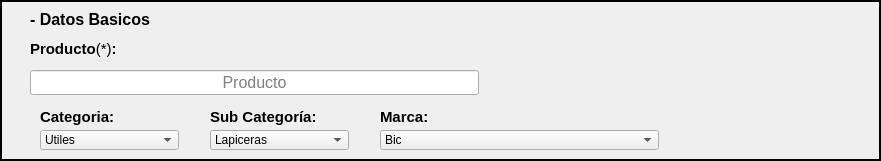
     <widget class="QFrame" name="frame_7">
      <property name="geometry">
       <rect>
        <x>20</x>
        <y>80</y>
        <width>881</width>
        <height>161</height>
       </rect>
      </property>
      <property name="frameShape">
       <enum>QFrame::WinPanel</enum>
      </property>
      <property name="frameShadow">
       <enum>QFrame::Plain</enum>
      </property>
      <widget class="QLabel" name="label_categoria_3">
       <property name="geometry">
        <rect>
         <x>210</x>
         <y>100</y>
         <width>139</width>
         <height>33</height>
        </rect>
       </property>
       <property name="font">
        <font>
         <pointsize>11</pointsize>
         <weight>75</weight>
         <bold>true</bold>
        </font>
       </property>
       <property name="text">
        <string>Sub Categoría:</string>
       </property>
      </widget>
      <widget class="QComboBox" name="box_subCat_3">
       <property name="geometry">
        <rect>
         <x>210</x>
         <y>130</y>
         <width>139</width>
         <height>20</height>
        </rect>
       </property>
       <property name="font">
        <font>
         <pointsize>9</pointsize>
        </font>
       </property>
       <property name="layoutDirection">
        <enum>Qt::LeftToRight</enum>
       </property>
       <item>
        <property name="text">
         <string>Lapiceras</string>
        </property>
       </item>
       <item>
        <property name="text">
         <string>Carpetas</string>
        </property>
       </item>
       <item>
        <property name="text">
         <string>Pinceles</string>
        </property>
       </item>
       <item>
        <property name="text">
         <string>Temperas</string>
        </property>
       </item>
       <item>
        <property name="text">
         <string>Acrilicos</string>
        </property>
       </item>
       <item>
        <property name="text">
         <string>Plasticola</string>
        </property>
       </item>
       <item>
        <property name="text">
         <string>Cinta adhesiva</string>
        </property>
       </item>
       <item>
        <property name="text">
         <string>Repuestos hojas</string>
        </property>
       </item>
       <item>
        <property name="text">
         <string>Cuadernos</string>
        </property>
       </item>
       <item>
        <property name="text">
         <string>Lapices</string>
        </property>
       </item>
       <item>
        <property name="text">
         <string>Crayones</string>
        </property>
       </item>
       <item>
        <property name="text">
         <string>Fibras</string>
        </property>
       </item>
       <item>
        <property name="text">
         <string>Fibrones</string>
        </property>
       </item>
      </widget>
      <widget class="QLineEdit" name="input_prod_3">
       <property name="geometry">
        <rect>
         <x>30</x>
         <y>70</y>
         <width>449</width>
         <height>25</height>
        </rect>
       </property>
       <property name="font">
        <font>
         <pointsize>12</pointsize>
        </font>
       </property>
       <property name="text">
        <string/>
       </property>
       <property name="maxLength">
        <number>30</number>
       </property>
       <property name="alignment">
        <set>Qt::AlignCenter</set>
       </property>
       <property name="placeholderText">
        <string>Producto</string>
       </property>
      </widget>
      <widget class="QComboBox" name="box_cat_3">
       <property name="geometry">
        <rect>
         <x>40</x>
         <y>130</y>
         <width>139</width>
         <height>20</height>
        </rect>
       </property>
       <property name="font">
        <font>
         <pointsize>9</pointsize>
        </font>
       </property>
       <property name="layoutDirection">
        <enum>Qt::LeftToRight</enum>
       </property>
       <item>
        <property name="text">
         <string>Utiles</string>
        </property>
       </item>
       <item>
        <property name="text">
         <string>Papeleria</string>
        </property>
       </item>
       <item>
        <property name="text">
         <string>Pintura</string>
        </property>
       </item>
       <item>
        <property name="text">
         <string>Carpeta</string>
        </property>
       </item>
       <item>
        <property name="text">
         <string/>
        </property>
       </item>
      </widget>
      <widget class="QLabel" name="label_precio_3">
       <property name="geometry">
        <rect>
         <x>380</x>
         <y>100</y>
         <width>71</width>
         <height>33</height>
        </rect>
       </property>
       <property name="font">
        <font>
         <pointsize>11</pointsize>
         <weight>75</weight>
         <bold>true</bold>
        </font>
       </property>
       <property name="text">
        <string>Marca:</string>
       </property>
      </widget>
      <widget class="QLabel" name="label_datBasic_3">
       <property name="geometry">
        <rect>
         <x>30</x>
         <y>10</y>
         <width>131</width>
         <height>19</height>
        </rect>
       </property>
       <property name="font">
        <font>
         <pointsize>12</pointsize>
         <weight>75</weight>
         <bold>true</bold>
        </font>
       </property>
       <property name="text">
        <string>- Datos Basicos</string>
       </property>
      </widget>
      <widget class="QLabel" name="label_cant_3">
       <property name="geometry">
        <rect>
         <x>30</x>
         <y>40</y>
         <width>449</width>
         <height>18</height>
        </rect>
       </property>
       <property name="font">
        <font>
         <pointsize>11</pointsize>
         <weight>75</weight>
         <bold>true</bold>
        </font>
       </property>
       <property name="text">
        <string>&lt;html&gt;&lt;head/&gt;&lt;body&gt;&lt;p&gt;Producto&lt;span style=&quot; font-weight:400;&quot;&gt;(*)&lt;/span&gt;:&lt;/p&gt;&lt;/body&gt;&lt;/html&gt;</string>
       </property>
      </widget>
      <widget class="QLabel" name="label_descrip_3">
       <property name="geometry">
        <rect>
         <x>40</x>
         <y>100</y>
         <width>139</width>
         <height>33</height>
        </rect>
       </property>
       <property name="font">
        <font>
         <pointsize>11</pointsize>
         <weight>75</weight>
         <bold>true</bold>
        </font>
       </property>
       <property name="text">
        <string>Categoria:</string>
       </property>
      </widget>
      <widget class="QComboBox" name="box_marca_3">
       <property name="geometry">
        <rect>
         <x>380</x>
         <y>130</y>
         <width>279</width>
         <height>20</height>
        </rect>
       </property>
       <property name="font">
        <font>
         <pointsize>9</pointsize>
        </font>
       </property>
       <property name="layoutDirection">
        <enum>Qt::LeftToRight</enum>
       </property>
       <item>
        <property name="text">
         <string>Bic</string>
        </property>
       </item>
       <item>
        <property name="text">
         <string>Sabonis</string>
        </property>
       </item>
       <item>
        <property name="text">
         <string>Trabi</string>
        </property>
       </item>
       <item>
        <property name="text">
         <string>Faber Castell</string>
        </property>
       </item>
       <item>
        <property name="text">
         <string>Pizzini</string>
        </property>
       </item>
       <item>
        <property name="text">
         <string>Rivadavia</string>
        </property>
       </item>
       <item>
        <property name="text">
         <string>Gloria</string>
        </property>
       </item>
       <item>
        <property name="text">
         <string>Laprida</string>
        </property>
       </item>
       <item>
        <property name="text">
         <string>Exito</string>
        </property>
       </item>
       <item>
        <property name="text">
         <string>2020</string>
        </property>
       </item>
       <item>
        <property name="text">
         <string>1810</string>
        </property>
       </item>
      </widget>
     </widget>
